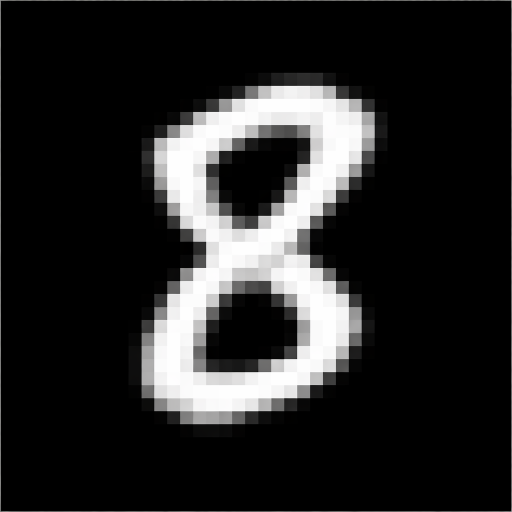
#> input picture Deep Learning/digit.png, 1024 x 1024 px (shown at 1/2 size)
$ python CNN_Conversion.py
#> lines starting #> are read from the running program, lines starting #| are printed output that depends on the picture
from PIL import Image

img=Image.open("digit.png")
#> img is the input picture: PIL image 1024x1024 RGB; mean R, G, B 39.3, 39.3, 39.2

print(img.size)
#| (1024, 1024)

img.convert("L")

img=img.resize((28,28))
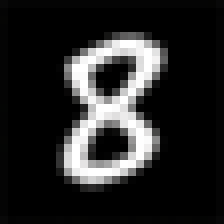
#> img: PIL image 28x28 RGB (shown 8 times larger); mean R, G, B 39.2, 39.1, 39.1
img.save("digit_28x28.png")
